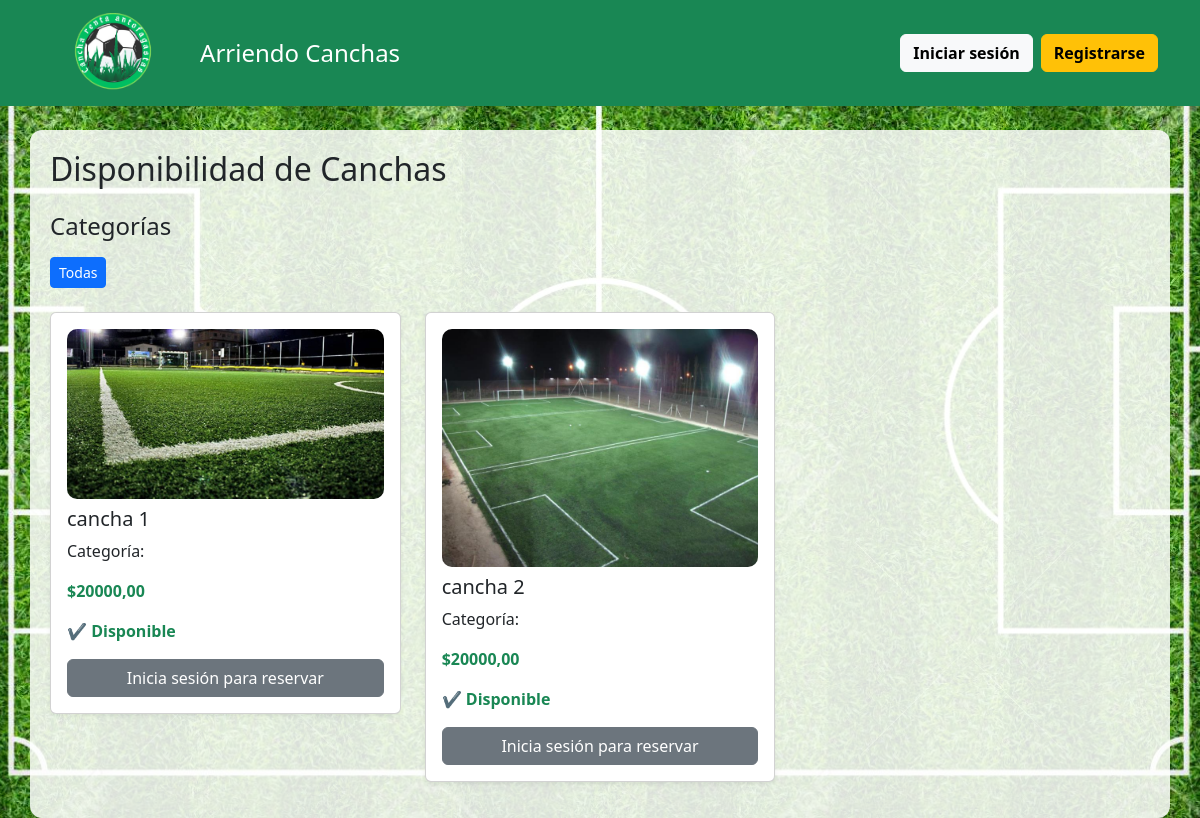
The page / on the database its author committed.
### reservas/models.py (models this page shows, shortened)
class Cancha(models.Model):
    nombre = models.CharField(max_length=100)
    categoria = models.ForeignKey(Categoria, on_delete=models.SET_NULL, null=True, blank=True)
    precio = models.DecimalField(max_digits=8, decimal_places=2)
    disponible = models.BooleanField(default=True)
    imagen = models.ImageField(upload_to="canchas/", blank=True, null=True)

### reservas/views.py (the view)
# urls.py: path("", views.home, name="home"),
def home(request):
    categoria_filtro = request.GET.get("categoria")
    categorias = Categoria.objects.all()
    canchas = (
        Cancha.objects.filter(categoria__id=categoria_filtro)
        if categoria_filtro else Cancha.objects.all()
    )
    return render(request, "home.html", {
        "canchas": canchas,
        "categorias": categorias,
        "categoria_filtro": categoria_filtro,
    })

### templates/home.html (shortened to what this page needs)
{% extends 'base.html' %}
{% block content %}
<h2 class="mb-4">Disponibilidad de Canchas</h2>
<h4 class="mb-3">Categorías</h4>
<div class="mb-4">
    <a href="/" class="btn btn-outline-primary btn-sm {% if not categoria_filtro %}active{% endif %}">
        Todas
    </a>
</div>
<div class="row">
    {% for cancha in canchas %}
    <div class="col-md-4 mb-3">
        <div class="card shadow-sm">
            <div class="card-body">
                {% if cancha.imagen %}
    <img src="{{ cancha.imagen.url }}" class="img-fluid mb-2" style="border-radius:10px;">
{% endif %}
<h5 class="card-title">{{ cancha.nombre }}</h5>
<p class="card-text">Categoría: {{ cancha.categoria.nombre }}</p>
<p class="card-text text-success fw-bold">${{ cancha.precio }}</p>
{% if cancha.bloqueo %}
    <p class="text-danger fw-bold">⛔ No disponible</p>
    <p class="text-muted">
        <strong>Cerrada:</strong> {{ cancha.bloqueo.fecha_inicio }} → {{ cancha.bloqueo.fecha_fin }}
    </p>
    {% if cancha.bloqueo.motivo %}
        <p class="text-muted"><strong>Motivo:</strong> {{ cancha.bloqueo.motivo }}</p>
    {% endif %}
    <button class="btn btn-danger w-100" disabled>
        No disponible
    </button>
{% else %}
    <p class="text-success fw-bold">✔ Disponible</p>
    {% if user.is_authenticated %}
        <a href="{% url 'reservar' cancha.id %}" class="btn btn-success w-100">
            Reservar
        </a>
    {% else %}
        <a href="{% url 'login' %}" class="btn btn-secondary w-100">
            Inicia sesión para reservar
        </a>
    {% endif %}
{% endif %}
            </div>
        </div>
    </div>
    {% empty %}
    <p>No hay canchas disponibles.</p>
    {% endfor %}
</div>
{% endblock %}

### rows shown on the page
Cancha: imagen (picture), nombre "cancha 1", precio "20000,00"
Cancha: imagen (picture), nombre "cancha 2", precio "20000,00"
